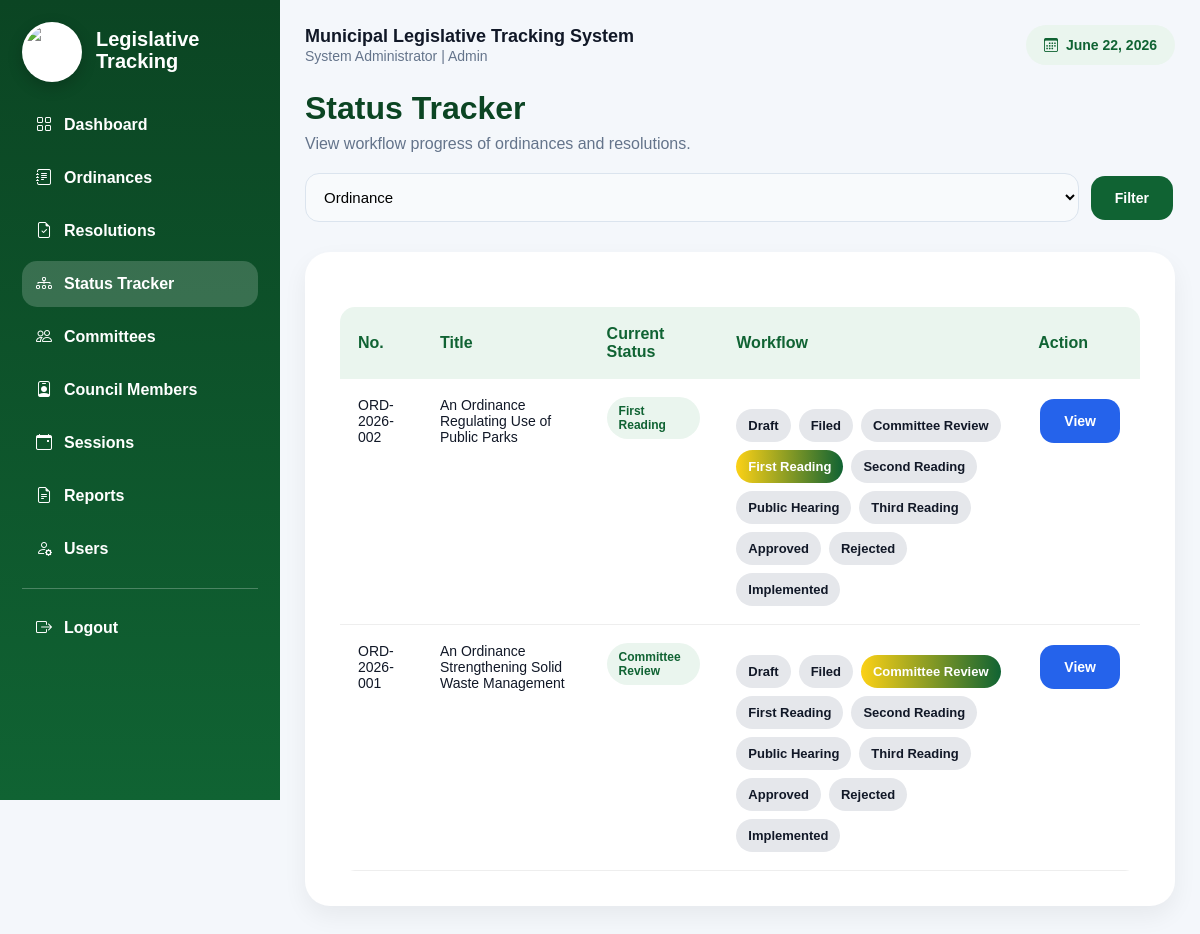
/tracking/index.php (signed in), run on the app's committed database.
### tables this page shows
CREATE TABLE ordinances (
    id INT AUTO_INCREMENT PRIMARY KEY,
    ordinance_no VARCHAR(50) NOT NULL,
    title VARCHAR(255) NOT NULL,
    author VARCHAR(150),
    committee VARCHAR(150),
    date_filed DATE,
    status VARCHAR(100) DEFAULT 'Draft',
    file_path VARCHAR(255),
    remarks TEXT,
    created_at TIMESTAMP DEFAULT CURRENT_TIMESTAMP
);

### config.php (called while the page is built, shortened)
<?php
function e($value) {
    return htmlspecialchars($value ?? '', ENT_QUOTES, 'UTF-8');
}
?>

### tracking/index.php (the view)
<?php include "../includes/header.php";
$type = $_GET['type'] ?? 'Ordinance';
$table = $type === 'Resolution' ? 'resolutions' : 'ordinances';
$no = $type === 'Resolution' ? 'resolution_no' : 'ordinance_no';
$items = mysqli_query($conn,"SELECT * FROM $table ORDER BY id DESC");
?>
<div class="topbar"><div><h1>Status Tracker</h1><p class="subtitle">View workflow progress of ordinances and resolutions.</p></div></div>
<form class="searchbar" method="GET">
<select name="type"><option <?= $type=='Ordinance'?'selected':'' ?>>Ordinance</option><option <?= $type=='Resolution'?'selected':'' ?>>Resolution</option></select>
<button class="btn">Filter</button>
</form>
<div class="panel table-wrap">
<table><tr><th>No.</th><th>Title</th><th>Current Status</th><th>Workflow</th><th>Action</th></tr>
<?php $steps=['Draft','Filed','Committee Review','First Reading','Second Reading','Public Hearing','Third Reading','Approved','Rejected','Implemented']; while($r=mysqli_fetch_assoc($items)): ?>
<tr>
<td><?= e($r[$no]) ?></td><td><?= e($r['title']) ?></td><td><span class="badge"><?= e($r['status']) ?></span></td>
<td><div class="timeline"><?php foreach($steps as $s): ?><span class="step <?= $r['status']==$s?'active':'' ?>"><?= $s ?></span><?php endforeach; ?></div></td>
<td><a class="btn blue" href="/mlts/<?= strtolower($type) ?>s/view.php?id=<?= $r['id'] ?>">View</a></td>
</tr>
<?php endwhile; ?></table>
</div>
<?php include "../includes/footer.php"; ?>

### assets/css/style.css (style rules this page uses)
:root { --primary:#106333; --primary2:#FCD116; --bg:#f4f7fb; --card:#ffffff; --line:#e5e7eb; --text:#111827; --muted:#64748b; --danger:#dc2626; --success:#16a34a; --blue:#2563eb; --gray:#64748b; }
* { box-sizing:border-box;margin:0;padding:0;font-family:Arial,Helvetica,sans-serif }
body { background:var(--bg);color:var(--text) }
a { text-decoration:none;color:var(--primary);font-weight:600 }
.topbar { display:flex;justify-content:space-between;align-items:center;gap:20px;margin-bottom:20px }
.topbar h1,h1 { font-size:32px;font-weight:800;color:#0b4523;margin-bottom:8px }
.subtitle { color:var(--muted);margin-bottom:0 }
.panel { background:white;border-radius:25px;padding:35px;margin-top:30px;margin-bottom:18px;box-shadow:0 10px 25px rgba(0,0,0,.06) }
.table-wrap,.table-responsive { overflow:auto }
table { width:100%;border-collapse:collapse;overflow:hidden;border-radius:15px;margin-top:20px }
th { background:#eaf5ee;padding:18px;font-size:16px;color:var(--primary);text-align:left }
td { padding:18px;font-size:14px;border-bottom:1px solid #eee;vertical-align:top }
input,select,textarea,.form-control { width:100%;padding:14px;border:1px solid #dbe4ee;border-radius:14px;font-size:15px;outline:none;transition:.3s;background:#f8fafc }
.btn { display:inline-block;padding:14px 24px;border:none;cursor:pointer;border-radius:14px;font-weight:600;transition:.3s;background:var(--primary);color:white;margin:2px;font-size:14px }
.btn.blue { background:var(--blue) }
.badge { display:inline-block;padding:7px 12px;border-radius:999px;background:#eaf5ee;color:var(--primary);font-size:12px;font-weight:800 }
.searchbar { display:flex;gap:10px;margin:15px 0;align-items:center }
.timeline { display:flex;flex-wrap:wrap;gap:8px;margin-top:12px }
.step { padding:9px 12px;border-radius:999px;background:#e5e7eb;font-size:13px;font-weight:700 }
.step.active { background:linear-gradient(90deg,var(--primary2),var(--primary));color:white }

### data on the page
ordinances: ordinance_no "ORD-2026-002", title "An Ordinance Regulating Use of Public Parks", status "First Reading", s "Draft", s "Filed", s "Committee Review", s "First Reading", s "Second Reading", s "Public Hearing", s "Third Reading", s "Approved", s "Rejected", s "Implemented"
ordinances: ordinance_no "ORD-2026-001", title "An Ordinance Strengthening Solid Waste Management", status "Committee Review", s "Draft", s "Filed", s "Committee Review", s "First Reading", s "Second Reading", s "Public Hearing", s "Third Reading", s "Approved", s "Rejected", s "Implemented"

### other printed values
$_SESSION['fullname'] "System Administrator"
$_SESSION['role'] "Admin"
